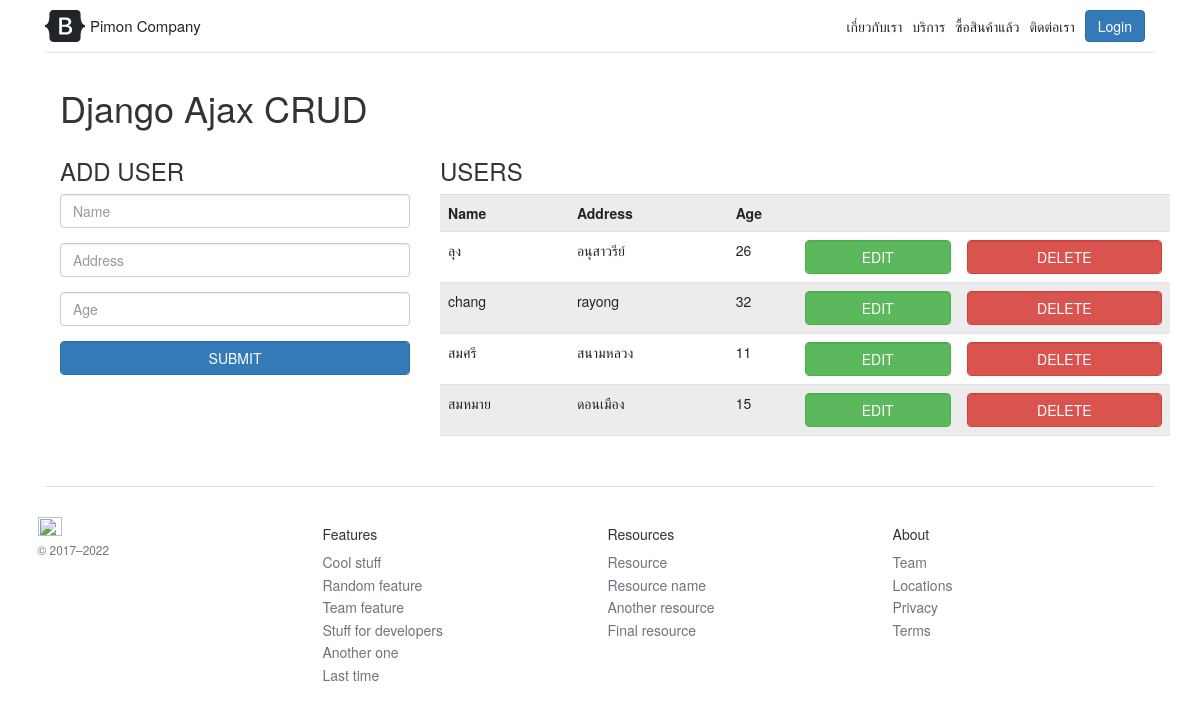
Page /crud/ on the earlier database version.
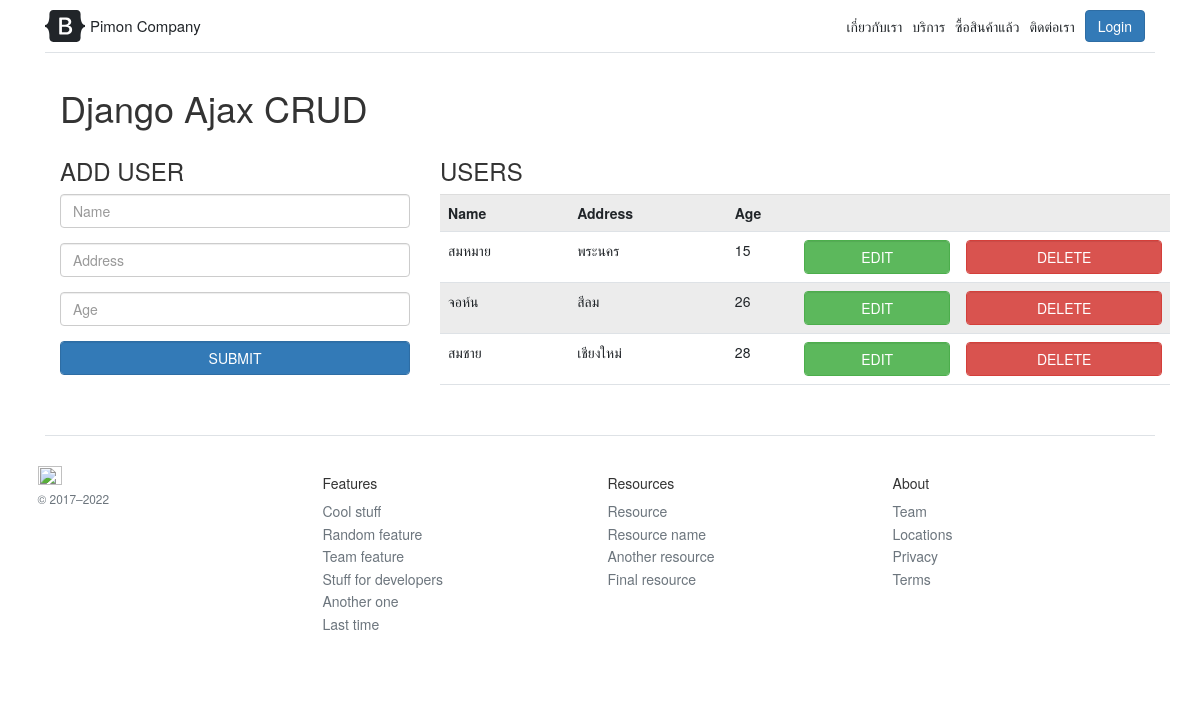
Same page on the later database version.
### company/models.py (models this page shows, shortened)
class CrudUser(models.Model):
    name = models.CharField(max_length=30, blank=True)
    address = models.CharField(max_length=100, blank=True)
    age = models.IntegerField(blank=True, null=True)

### company/views.py (the view)
# urls.py: path('crud/',  CrudView.as_view(), name='crud_ajax'),
class CrudView(ListView):
	model = CrudUser
	template_name = 'company/crud.html'
	context_object_name = 'users'

### company/template/company/crud.html (shortened to what this page needs)
{% extends 'company/base.html' %}
{% block header %}
<link rel="stylesheet" href="https://maxcdn.bootstrapcdn.com/bootstrap/3.3.7/css/bootstrap.min.css">
{% endblock header %}
{% block content %}
<div class="container">
    <h1>Django Ajax CRUD</h1>
    <div class="row">
      <div class="col-md-4 ">
        <h3>ADD USER</h3>
        <form id="addUser" action="">
          <div class="form-group">
            <input class="form-control" type="text" name="name" placeholder="Name" required>
          </div>
          <div class="form-group">
            <input class="form-control" type="text" name="address" placeholder="Address" required>
          </div>
          <div class="form-group">
            <input class="form-control" type="number" name="age" min="10" max="100" placeholder="Age" required>
          </div>
          <button class="btn btn-primary form-control" type="submit">SUBMIT</button>
        </form>
      </div>
      <div class="col-md-8">
        <h3>USERS</h3>
        <table id="userTable" class="table table-striped">
          <tr>
            <th>Name</th>
            <th>Address</th>
            <th colspan="3">Age</th>
          </tr>
          {% if users %}
            {% for user in users %}
            <tr id="user-{{user.id}}">
                <td class="userName userData" name="name">{{user.name}}</td>
                <td class="userAddress userData" name="address">{{user.address}}</td>
                <td class="userAge userData" name="age">{{user.age}}</td>
                <td align="center">
                    <button class="btn btn-success form-control" onClick="editUser({{user.id}})" data-toggle="modal" data-target="#myModal")">EDIT</button>
                </td>
                <td align="center">
                    <button class="btn btn-danger form-control" onClick="deleteUser({{user.id}})">DELETE</button>
                </td>
            </tr>
            {% endfor %}
          {% else %}
            No Users
          {% endif %}
        </table>
      </div>
    </div>
  </div>
{% endblock content %}

Differences in the rows shown:
removed CrudUser: name "ลุง", address "อนุสาวรีย์", age "26"
removed CrudUser: name "chang", address "rayong", age "32"
removed CrudUser: name "สมศรี", address "สนามหลวง", age "11"
changed CrudUser "สมหมาย": address "ดอนเมือง" → "พระนคร"
added CrudUser: name "จอห์น", address "สีลม", age "26"
added CrudUser: name "สมชาย", address "เชียงใหม่", age "28"
